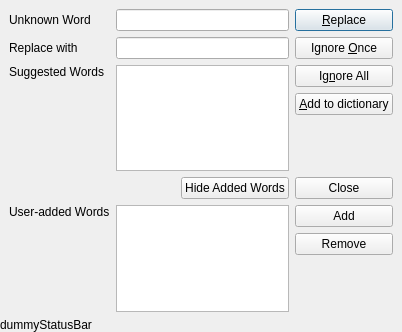
<?xml version="1.0" encoding="UTF-8"?>
<ui version="4.0">
 <class>SpellerDialog</class>
 <widget class="QDialog" name="SpellerDialog">
  <property name="geometry">
   <rect>
    <x>0</x>
    <y>0</y>
    <width>402</width>
    <height>332</height>
   </rect>
  </property>
  <property name="windowTitle">
   <string>Check Spelling</string>
  </property>
  <layout class="QVBoxLayout" name="verticalLayout" stretch="0,0">
   <property name="leftMargin">
    <number>0</number>
   </property>
   <property name="topMargin">
    <number>0</number>
   </property>
   <property name="rightMargin">
    <number>0</number>
   </property>
   <property name="bottomMargin">
    <number>0</number>
   </property>
   <item>
    <layout class="QGridLayout" name="gridLayout">
     <property name="leftMargin">
      <number>9</number>
     </property>
     <property name="topMargin">
      <number>9</number>
     </property>
     <property name="rightMargin">
      <number>9</number>
     </property>
     <item row="2" column="0">
      <widget class="QLabel" name="label">
       <property name="text">
        <string>Unknown Word</string>
       </property>
      </widget>
     </item>
     <item row="2" column="1">
      <widget class="QLineEdit" name="lineEditOriginal">
       <property name="readOnly">
        <bool>true</bool>
       </property>
      </widget>
     </item>
     <item row="3" column="1">
      <widget class="QLineEdit" name="lineEditNew"/>
     </item>
     <item row="3" column="0">
      <widget class="QLabel" name="label_2">
       <property name="text">
        <string>Replace with</string>
       </property>
      </widget>
     </item>
     <item row="6" column="0">
      <widget class="QLabel" name="label_3">
       <property name="text">
        <string>Suggested Words</string>
       </property>
       <property name="alignment">
        <set>Qt::AlignLeading|Qt::AlignLeft|Qt::AlignTop</set>
       </property>
      </widget>
     </item>
     <item row="2" column="2">
      <widget class="QPushButton" name="pushButtonReplace">
       <property name="text">
        <string>&amp;Replace</string>
       </property>
       <property name="default">
        <bool>true</bool>
       </property>
      </widget>
     </item>
     <item row="3" column="2">
      <widget class="QPushButton" name="pushButtonIgnore">
       <property name="text">
        <string>Ignore &amp;Once</string>
       </property>
      </widget>
     </item>
     <item row="6" column="1">
      <widget class="QListWidget" name="listSuggestions">
       <property name="modelColumn">
        <number>0</number>
       </property>
      </widget>
     </item>
     <item row="8" column="0">
      <widget class="QLabel" name="labelIgnoredWords">
       <property name="text">
        <string>User-added Words</string>
       </property>
       <property name="alignment">
        <set>Qt::AlignLeading|Qt::AlignLeft|Qt::AlignTop</set>
       </property>
      </widget>
     </item>
     <item row="8" column="1">
      <widget class="QListView" name="ignoreListView"/>
     </item>
     <item row="8" column="2">
      <layout class="QVBoxLayout" name="ignoreListButtonLayout">
       <item>
        <widget class="QPushButton" name="pushButtonAdd">
         <property name="text">
          <string>Add</string>
         </property>
         <property name="icon">
          <iconset>
           <normaloff>:/images/list-add.png</normaloff>:/images/list-add.png</iconset>
         </property>
        </widget>
       </item>
       <item>
        <widget class="QPushButton" name="pushButtonRemove">
         <property name="text">
          <string>Remove</string>
         </property>
         <property name="icon">
          <iconset>
           <normaloff>:/images/list-remove.png</normaloff>:/images/list-remove.png</iconset>
         </property>
        </widget>
       </item>
       <item>
        <widget class="QLabel" name="labelAsHideableSpacer">
         <property name="text">
          <string notr="true"/>
         </property>
        </widget>
       </item>
      </layout>
     </item>
     <item row="7" column="2">
      <widget class="QPushButton" name="okButton">
       <property name="text">
        <string>Close</string>
       </property>
      </widget>
     </item>
     <item row="7" column="1">
      <layout class="QHBoxLayout" name="horizontalLayout_2">
       <item>
        <spacer name="horizontalSpacer">
         <property name="orientation">
          <enum>Qt::Horizontal</enum>
         </property>
         <property name="sizeHint" stdset="0">
          <size>
           <width>40</width>
           <height>20</height>
          </size>
         </property>
        </spacer>
       </item>
       <item>
        <widget class="QPushButton" name="pushButtonIgnoreList">
         <property name="text">
          <string>Hide Added Words</string>
         </property>
         <property name="icon">
          <iconset resource="../texstudio.qrc">
           <normaloff>:/images/up-arrow-circle-silver.png</normaloff>:/images/up-arrow-circle-silver.png</iconset>
         </property>
        </widget>
       </item>
      </layout>
     </item>
     <item row="6" column="2">
      <layout class="QVBoxLayout" name="verticalLayout_2">
       <item>
        <widget class="QPushButton" name="pushButtonIgnoreAll">
         <property name="text">
          <string>Ig&amp;nore All</string>
         </property>
        </widget>
       </item>
       <item>
        <widget class="QPushButton" name="pushButtonAlwaysIgnore">
         <property name="text">
          <string>&amp;Add to dictionary</string>
         </property>
        </widget>
       </item>
       <item>
        <spacer name="verticalSpacer">
         <property name="orientation">
          <enum>Qt::Vertical</enum>
         </property>
         <property name="sizeHint" stdset="0">
          <size>
           <width>20</width>
           <height>40</height>
          </size>
         </property>
        </spacer>
       </item>
      </layout>
     </item>
    </layout>
   </item>
   <item>
    <widget class="QLabel" name="dummyStatusBar">
     <property name="text">
      <string notr="true">dummyStatusBar</string>
     </property>
    </widget>
   </item>
  </layout>
 </widget>
 <resources>
  <include location="../texstudio.qrc"/>
 </resources>
 <connections>
  <connection>
   <sender>okButton</sender>
   <signal>clicked()</signal>
   <receiver>SpellerDialog</receiver>
   <slot>accept()</slot>
   <hints>
    <hint type="sourcelabel">
     <x>278</x>
     <y>253</y>
    </hint>
    <hint type="destinationlabel">
     <x>96</x>
     <y>254</y>
    </hint>
   </hints>
  </connection>
 </connections>
</ui>
